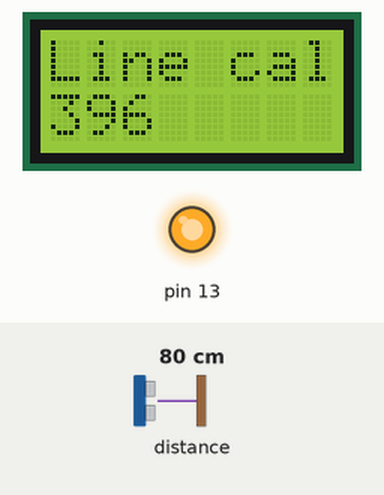
Bench run of a sketch on a simulated Arduino Leonardo, built with avr-gcc and run on an emulated ATmega32U4. On the bench: 8×2 character LCD, output pins drawn as LEDs (lit = HIGH). The inputs (shaded band) are chosen by the test bench; at power-on: distance to the obstacle 80 cm. What the sketch prints to the serial monitor is not drawn.

Above: at 10.3 s.
11.6 s: distance to the obstacle set to 2 cm
At 12.2 s:
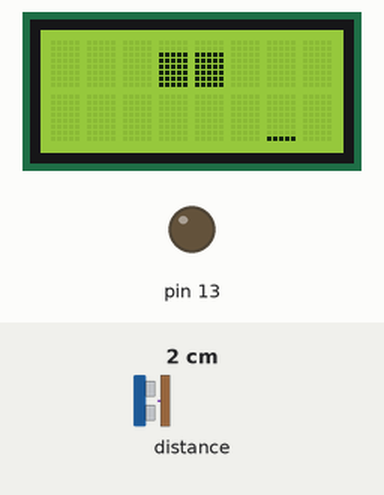
13.1 s: distance to the obstacle set to 18 cm
At 13.4 s:
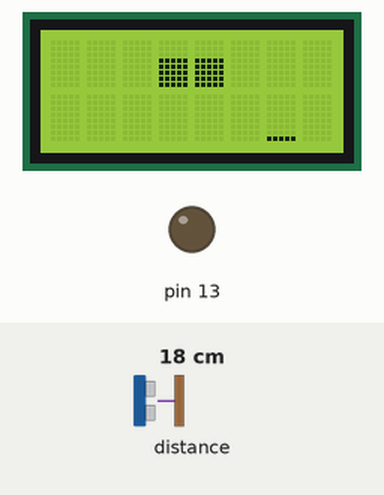
14.6 s: distance to the obstacle set to 35 cm
At 15.8 s:
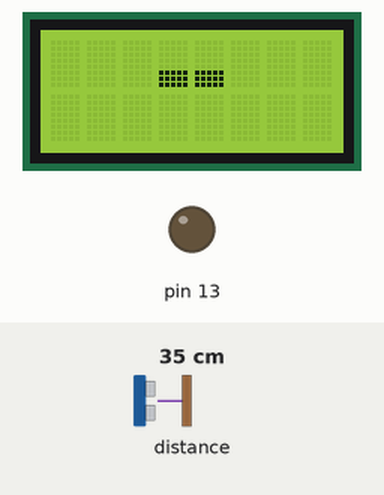
16.1 s: distance to the obstacle set to 4 cm
At 16.9 s:
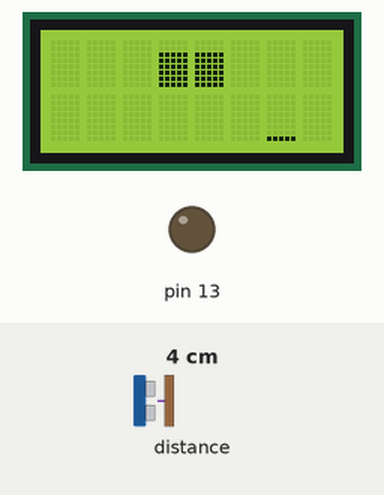
17.6 s: distance to the obstacle set to 60 cm
At 18.1 s:
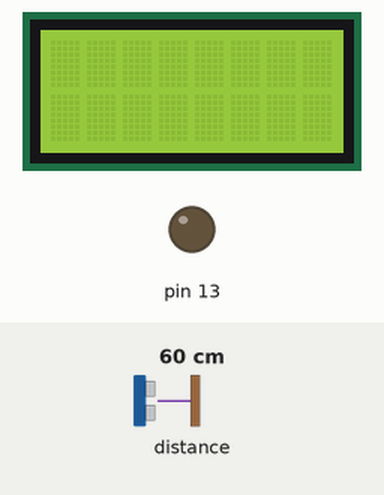
Timing chart, 0 to 20.1 s (numbered marks = the images above; inputs shaded):
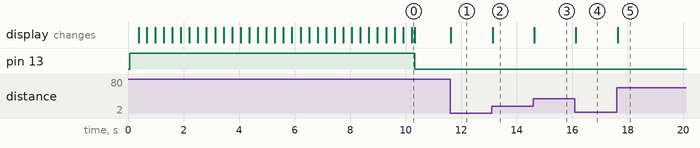

Measured:
- after the input at 11.6 s, the display: changes at once (image 1)
- after the input at 13.1 s, the display: changes at once (image 2)
- after the input at 14.6 s, the display: changes at once (image 3)
- after the input at 16.1 s, the display: changes at once (image 4)
- after the input at 17.6 s, the display: changes at once (image 5)

The sketch:

LineAndProximitySensors.ino
```cpp
/** This example shows how to read from the five line sensors and
three proximity sensors on the Zumo32U4 Front Sensor Array and
documents the different options available for configuring those
sensors.

The sensor readings are displayed on the LCD and also printed to
the serial monitor. */

#include <Wire.h>
#include <Zumo32U4.h>

Zumo32U4LCD lcd;
Zumo32U4LineSensors lineSensors;
Zumo32U4ProximitySensors proxSensors;

uint16_t lineSensorValues[5] = { 0, 0, 0, 0, 0 };

bool proxLeftActive;
bool proxFrontActive;
bool proxRightActive;

void setup()
{
  // The code below shows several ways to configure the line and
  // proximity sensors.  If you don't want to use confiuration 1,
  // then comment it out and uncomment one of the other
  // configurations.

  /* Configuration 1:
   * - 3 line sensors (1, 3, 5)
   * - 3 proximity sensors (left, front, right)
   *
   * For this configuration to work, jumpers on the front sensor
   * array must be installed in order to connect pin 4 to RGT and
   * connect pin 20 to LFT.  This is a good configuration for a
   * sumo robot. */
  lineSensors.initThreeSensors();
  proxSensors.initThreeSensors();

  /* Configuration 2:
   * - 5 line sensors (1, 2, 3, 4, 5)
   * - 1 proximity sensor (front)
   *
   * For this configuration to work, jumpers on the front sensor
   * array must be installed in order to connect pin 4 to DN4 and
   * pin 20 to DN2.  This is a good configuration for a line
   * follower or maze solver. */
  //lineSensors.initFiveSensors();
  //proxSensors.initFrontSensor();

  /* Configuration 3:
   * - 4 line sensors (1, 3, 4, 5)
   * - 2 proximity sensors (left, front)
   *
   * For this configuration to work, jumpers on the front sensor
   * array must be installed in order to connect pin 4 to DN4 and
   * pin 20 to LFT. */
  //uint8_t lineSensorPins[] = { SENSOR_DOWN1, SENSOR_DOWN3, SENSOR_DOWN4, SENSOR_DOWN5 };
  //lineSensors.init(lineSensorPins, sizeof(lineSensorPins));
  //uint8_t proxSensorPins[] = { SENSOR_LEFT, SENSOR_FRONT };
  //proxSensors.init(proxSensorPins, sizeof(proxSensorPins));

  /* Configuration 4:
   * - 4 line sensors (1, 2, 3, 5)
   * - 2 proximity sensors (front, right)
   *
   * For this configuration to work, jumpers on the front sensor
   * array must be installed in order to connect pin 4 to RGT and
   * pin 20 to DN2. */
  //uint8_t lineSensorPins[] = { SENSOR_DOWN1, SENSOR_DOWN2, SENSOR_DOWN3, SENSOR_DOWN5 };
  //lineSensors.init(lineSensorPins, sizeof(lineSensorPins));
  //uint8_t proxSensorPins[] = { SENSOR_FRONT, SENSOR_RIGHT };
  //proxSensors.init(proxSensorPins, sizeof(proxSensorPins));

  /* Configuration 5:
   * This is the same as configuration 1 except that all the pins
   * and parameters being used have been written explicitly, so
   * this is a good starting point if you want to do something
   * customized.
   *
   * If you use custom pins for your sensors, then the helpers
   * used in this example like countsRightWithLeftLeds() will no
   * longer know which sensor to use.  Instead, you should use
   * countsWithLeftLeds(sensorNumber) and
   * coutnsWithRightLeds(sensorNumber).
   *
   * In the code below, 2000 is timeout value (in milliseconds)
   * for the line sensors, and SENSOR_LEDON is the pin number for
   * the pin that controls the line sensor emitters. */
  //uint8_t lineSensorPins[] = { SENSOR_DOWN1, SENSOR_DOWN3, SENSOR_DOWN5 };
  //lineSensors.init(lineSensorPins, sizeof(lineSensorPins), 2000, SENSOR_LEDON);
  //uint8_t proxSensorPins[] = { SENSOR_LEFT, SENSOR_FRONT, SENSOR_RIGHT };
  //proxSensors.init(proxSensorPins, sizeof(proxSensorPins), SENSOR_LEDON);

  /* After setting up the proximity sensors with one of the
   * methods above, you can also customize their operation: */
  //proxSensors.setPeriod(420);
  //proxSensors.setPulseOnTimeUs(421);
  //proxSensors.setPulseOffTimeUs(578);
  //uint16_t levels[] = { 4, 15, 32, 55, 85, 120 };
  //proxSensors.setBrightnessLevels(levels, sizeof(levels)/2);

  loadCustomCharacters();

  calibrateLineSensors();
}

// This function calibrates the line sensors for about 10
// seconds.  During this time, you should move the robot around
// manually so that each of its line sensors sees a full black
// surface and a full white surface.  For the best calibration
// results, you should also avoid exposing the sensors to
// abnormal conditions during this time.
void calibrateLineSensors()
{
  // To indicate we are in calibration mode, turn on the yellow LED
  // and print "Line cal" on the LCD.
  ledYellow(1);
  lcd.clear();
  lcd.print(F("Line cal"));

  for (uint16_t i = 0; i < 400; i++)
  {
    lcd.gotoXY(0, 1);
    lcd.print(i);
    lineSensors.calibrate();
  }

  ledYellow(0);
  lcd.clear();
}

void loadCustomCharacters()
{
  static const char levels[] PROGMEM = {
    0, 0, 0, 0, 0, 0, 0, 63, 63, 63, 63, 63, 63, 63
  };
  lcd.loadCustomCharacter(levels + 0, 0);  // 1 bar
  lcd.loadCustomCharacter(levels + 1, 1);  // 2 bars
  lcd.loadCustomCharacter(levels + 2, 2);  // 3 bars
  lcd.loadCustomCharacter(levels + 3, 3);  // 4 bars
  lcd.loadCustomCharacter(levels + 4, 4);  // 5 bars
  lcd.loadCustomCharacter(levels + 5, 5);  // 6 bars
  lcd.loadCustomCharacter(levels + 6, 6);  // 7 bars
}

void printBar(uint8_t height)
{
  if (height > 8) { height = 8; }
  const char barChars[] = {' ', 0, 1, 2, 3, 4, 5, 6, 255};
  lcd.print(barChars[height]);
}

// Prints a bar graph showing all the sensor readings on the LCD.
void printReadingsToLCD()
{
  // On the first line of the LCD, display proximity sensor
  // readings.
  lcd.gotoXY(0, 0);
  printBar(proxSensors.countsLeftWithLeftLeds());
  printBar(proxSensors.countsLeftWithRightLeds());
  lcd.print(' ');
  printBar(proxSensors.countsFrontWithLeftLeds());
  printBar(proxSensors.countsFrontWithRightLeds());
  lcd.print(' ');
  printBar(proxSensors.countsRightWithLeftLeds());
  printBar(proxSensors.countsRightWithRightLeds());

  // On the second line of the LCD, display line sensor readings.
  // These calibrated sensor readings are between 0 and 1000, so
  // we use the map function to rescale it to 0 through 8.
  lcd.gotoXY(0, 1);
  for (uint8_t i = 0; i < 5; i++)
  {
    uint8_t barHeight = map(lineSensorValues[i], 0, 1000, 0, 8);
    printBar(barHeight);
  }

  // On the last 3 characters of the second line, display basic
  // readings of the sensors taken without sending IR pulses.
  lcd.gotoXY(5, 1);
  printBar(proxLeftActive);
  printBar(proxFrontActive);
  printBar(proxRightActive);
}

// Prints a line with all the sensor readings to the serial
// monitor.
void printReadingsToSerial()
{
  static char buffer[80];
  sprintf(buffer, "%d %d %d %d %d %d  %d %d %d  %4d %4d %4d %4d %4d\n",
    proxSensors.countsLeftWithLeftLeds(),
    proxSensors.countsLeftWithRightLeds(),
    proxSensors.countsFrontWithLeftLeds(),
    proxSensors.countsFrontWithRightLeds(),
    proxSensors.countsRightWithLeftLeds(),
    proxSensors.countsRightWithRightLeds(),
    proxLeftActive,
    proxFrontActive,
    proxRightActive,
    lineSensorValues[0],
    lineSensorValues[1],
    lineSensorValues[2],
    lineSensorValues[3],
    lineSensorValues[4]
  );
  Serial.print(buffer);
}

void loop()
{
  static uint16_t lastSampleTime = 0;

  if ((uint16_t)(millis() - lastSampleTime) >= 100)
  {
    lastSampleTime = millis();

    // Send IR pulses and read the proximity sensors.
    proxSensors.read();

    // Just read the proximity sensors without sending pulses.
    proxLeftActive = proxSensors.readBasicLeft();
    proxFrontActive = proxSensors.readBasicFront();
    proxRightActive = proxSensors.readBasicRight();

    // Read the line sensors.
    lineSensors.readCalibrated(lineSensorValues);

    // Send the results to the LCD and to the serial monitor.
    printReadingsToLCD();
    printReadingsToSerial();
  }
}
```
